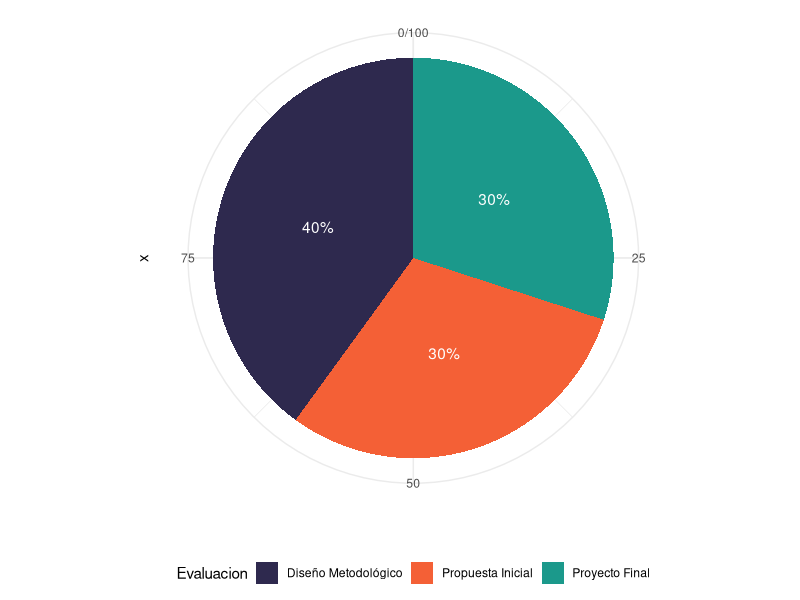

Here is the R script that generated this plot:
## ---- chunk 1
knitr::opts_chunk$set(cache=FALSE, dev='pdf')
inicio_semestre <- as.Date("2024-08-08")
advdate <- function(obj, adv) {
 tmon <- obj + 7*(adv-1)
 tfri <- obj + 4 + 7*(adv-1)
 tmon <- format(tmon, format="%d/%m")
 tfri <- format(tfri, format="%d/%m")
 zadv <- sprintf("%02d", adv)
 tmp <- paste("Semana ",zadv,sep='',", ", tmon," - ",tfri)
 return(tmp)
}
## ---- chunk 2
#| echo: false
#| warning: false
#| fig-cap: "Distribución de la evaluación del curso"
#| fig-width: 6
#| fig-height: 4

library(ggplot2)

data <- data.frame(
  Evaluacion = c("Propuesta Inicial", "Diseño Metodológico", "Proyecto Final"),
  Porcentaje = c(30, 40, 30)
)

ggplot(data, aes(x = "", y = Porcentaje, fill = Evaluacion)) +
  geom_bar(stat = "identity", width = 1) +
  coord_polar("y", start = 0) +
  theme_minimal() +
  theme(legend.position = "bottom") +
  geom_text(aes(label = paste0(Porcentaje, "%")), 
            position = position_stack(vjust = 0.5),
            color = "white") +
  labs(y="") +
  scale_fill_manual(values = c("Propuesta Inicial" = "#f46036",
                               "Diseño Metodológico" = "#2e294e",
                               "Proyecto Final" = "#1b998b"))
